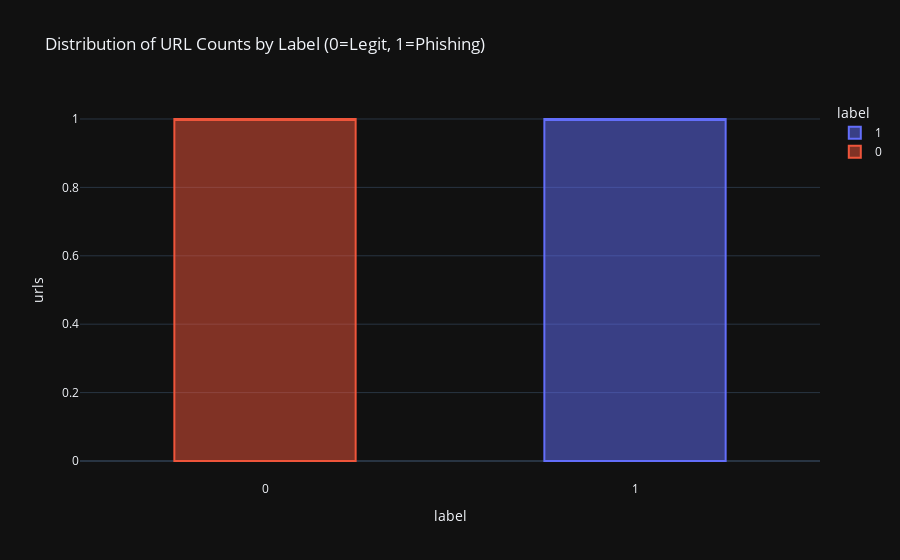
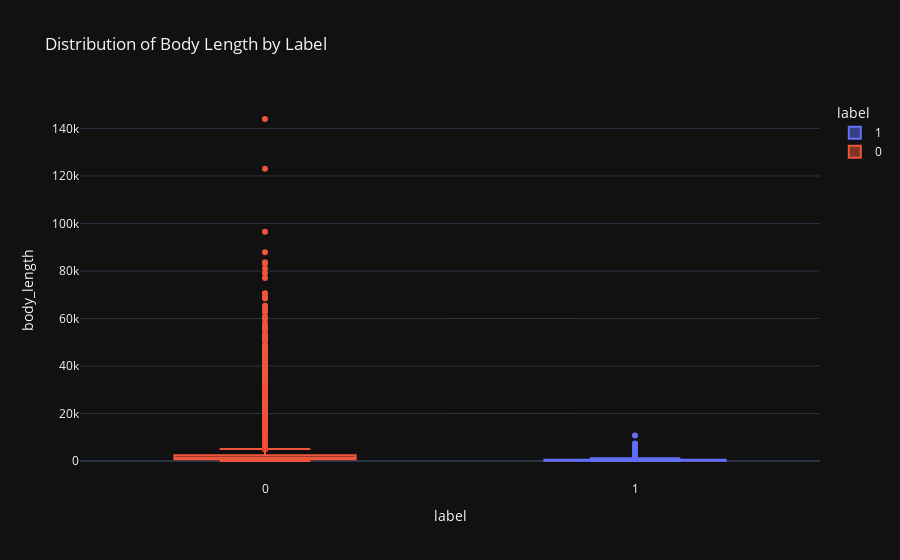
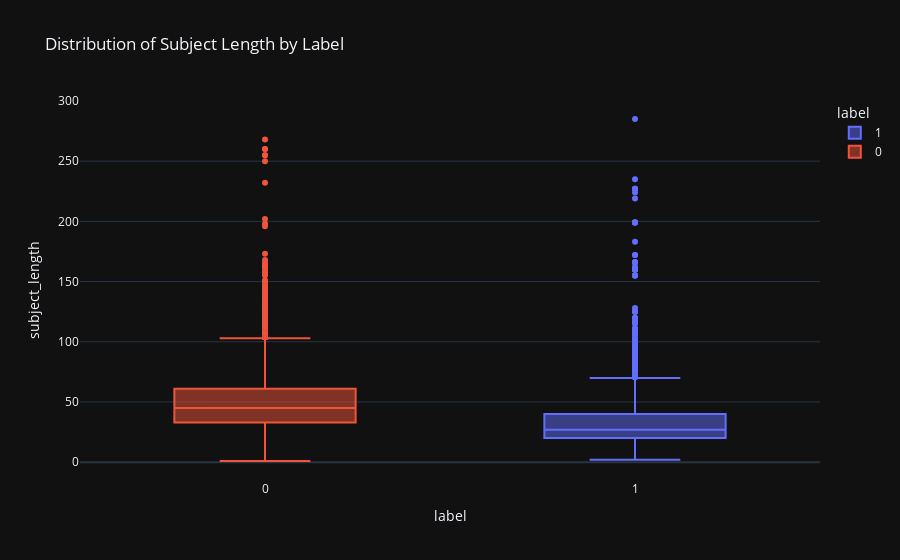

Source (notebook cell) for these figures, in order:
### Markdown cell above
### 2.Univariate Ananlysis

### Code cell
import pandas as pd
import plotly.express as px

# If not done earlier
df['text'] = df['subject'] + " " + df['body']
df['body_length'] = df['body'].apply(len)
df['subject_length'] = df['subject'].apply(len)

# 1️⃣ Box plot: URL count by label
fig1 = px.box(
    df,
    x='label',
    y='urls',
    color='label',
    template='plotly_dark',
    title='Distribution of URL Counts by Label (0=Legit, 1=Phishing)'
)
fig1.show()

# 2️⃣ Box plot: Body length by label
fig2 = px.box(
    df,
    x='label',
    y='body_length',
    color='label',
    template='plotly_dark',
    title='Distribution of Body Length by Label'
)
fig2.show()

# 3️⃣ Box plot: Subject length by label
fig3 = px.box(
    df,
    x='label',
    y='subject_length',
    color='label',
    template='plotly_dark',
    title='Distribution of Subject Length by Label'
)
fig3.show()

### Figure 1 — Plotly figure (JSON) as saved in the notebook; plotly's stock layout.template omitted (floating-point values rounded to 4 significant figures; data arrays with more than 128 entries replaced by an {"elided": "..."} marker saying what was removed)
{"data": [{"alignmentgroup": "True", "hovertemplate": "label=%{x}<br>urls=%{y}<extra></extra>", "legendgroup": "1", "marker": {"color": "#636efa"}, "name": "1", "notched": false, "offsetgroup": "1", "orientation": "v", "showlegend": true, "type": "box", "x": {"elided": "21842 int values"}, "x0": " ", "xaxis": "x", "y": {"elided": "21842 int values"}, "y0": " ", "yaxis": "y"}, {"alignmentgroup": "True", "hovertemplate": "label=%{x}<br>urls=%{y}<extra></extra>", "legendgroup": "0", "marker": {"color": "#EF553B"}, "name": "0", "notched": false, "offsetgroup": "0", "orientation": "v", "showlegend": true, "type": "box", "x": {"elided": "17312 int values"}, "x0": " ", "xaxis": "x", "y": {"elided": "17312 int values"}, "y0": " ", "yaxis": "y"}], "layout": {"boxmode": "overlay", "legend": {"title": {"text": "label"}, "tracegroupgap": 0}, "title": {"text": "Distribution of URL Counts by Label (0=Legit, 1=Phishing)"}, "xaxis": {"anchor": "y", "categoryarray": [1, 0], "categoryorder": "array", "domain": [0, 1], "title": {"text": "label"}}, "yaxis": {"anchor": "x", "domain": [0, 1], "title": {"text": "urls"}}}}

### Figure 2 — Plotly figure (JSON) as saved in the notebook; plotly's stock layout.template omitted (floating-point values rounded to 4 significant figures; data arrays with more than 128 entries replaced by an {"elided": "..."} marker saying what was removed)
{"data": [{"alignmentgroup": "True", "hovertemplate": "label=%{x}<br>body_length=%{y}<extra></extra>", "legendgroup": "1", "marker": {"color": "#636efa"}, "name": "1", "notched": false, "offsetgroup": "1", "orientation": "v", "showlegend": true, "type": "box", "x": {"elided": "21842 int values"}, "x0": " ", "xaxis": "x", "y": {"elided": "21842 int values"}, "y0": " ", "yaxis": "y"}, {"alignmentgroup": "True", "hovertemplate": "label=%{x}<br>body_length=%{y}<extra></extra>", "legendgroup": "0", "marker": {"color": "#EF553B"}, "name": "0", "notched": false, "offsetgroup": "0", "orientation": "v", "showlegend": true, "type": "box", "x": {"elided": "17312 int values"}, "x0": " ", "xaxis": "x", "y": {"elided": "17312 int values"}, "y0": " ", "yaxis": "y"}], "layout": {"boxmode": "overlay", "legend": {"title": {"text": "label"}, "tracegroupgap": 0}, "title": {"text": "Distribution of Body Length by Label"}, "xaxis": {"anchor": "y", "categoryarray": [1, 0], "categoryorder": "array", "domain": [0, 1], "title": {"text": "label"}}, "yaxis": {"anchor": "x", "domain": [0, 1], "title": {"text": "body_length"}}}}

### Figure 3 — Plotly figure (JSON) as saved in the notebook; plotly's stock layout.template omitted (floating-point values rounded to 4 significant figures; data arrays with more than 128 entries replaced by an {"elided": "..."} marker saying what was removed)
{"data": [{"alignmentgroup": "True", "hovertemplate": "label=%{x}<br>subject_length=%{y}<extra></extra>", "legendgroup": "1", "marker": {"color": "#636efa"}, "name": "1", "notched": false, "offsetgroup": "1", "orientation": "v", "showlegend": true, "type": "box", "x": {"elided": "21842 int values"}, "x0": " ", "xaxis": "x", "y": {"elided": "21842 int values"}, "y0": " ", "yaxis": "y"}, {"alignmentgroup": "True", "hovertemplate": "label=%{x}<br>subject_length=%{y}<extra></extra>", "legendgroup": "0", "marker": {"color": "#EF553B"}, "name": "0", "notched": false, "offsetgroup": "0", "orientation": "v", "showlegend": true, "type": "box", "x": {"elided": "17312 int values"}, "x0": " ", "xaxis": "x", "y": {"elided": "17312 int values"}, "y0": " ", "yaxis": "y"}], "layout": {"boxmode": "overlay", "legend": {"title": {"text": "label"}, "tracegroupgap": 0}, "title": {"text": "Distribution of Subject Length by Label"}, "xaxis": {"anchor": "y", "categoryarray": [1, 0], "categoryorder": "array", "domain": [0, 1], "title": {"text": "label"}}, "yaxis": {"anchor": "x", "domain": [0, 1], "title": {"text": "subject_length"}}}}
